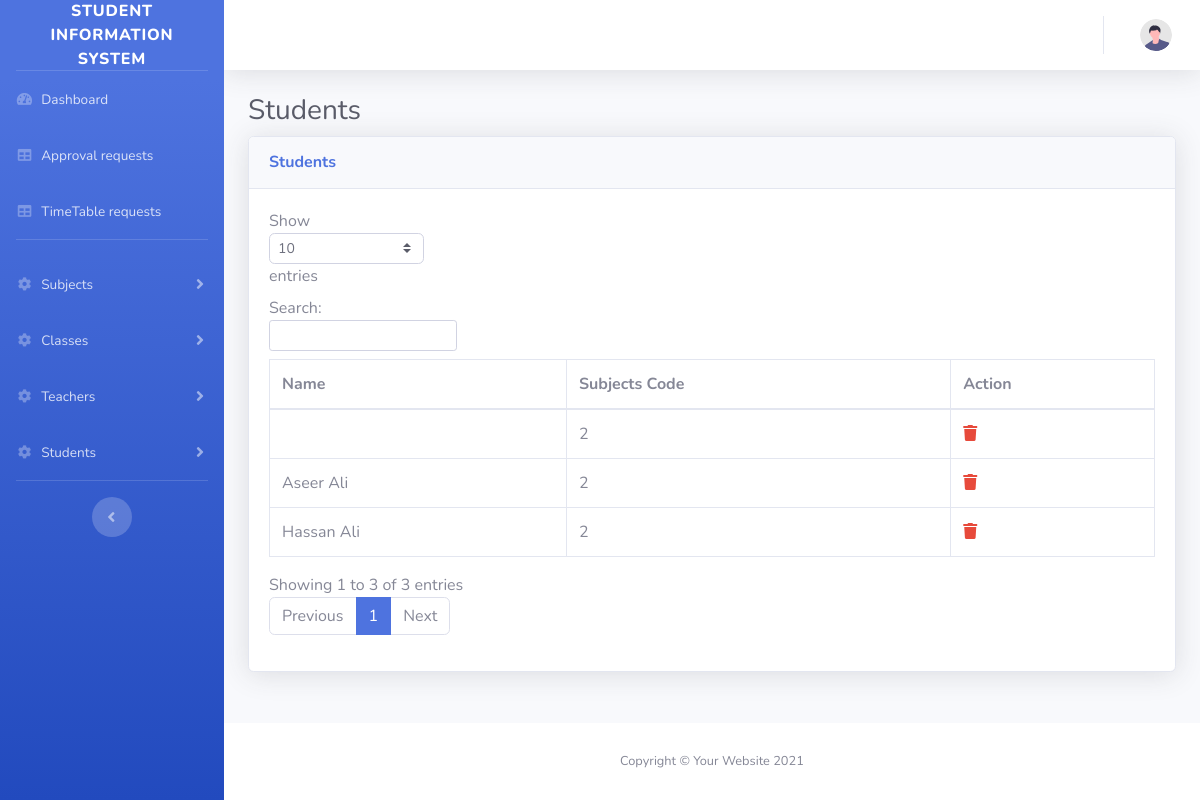
Screenshot of /index.php/admin/students with the database file from the repository.
### tables this page shows
CREATE TABLE `users` (
  `id` int(11) NOT NULL,
  `first_name` text NOT NULL,
  `last_name` text NOT NULL,
  `address` text NOT NULL,
  `status` tinyint(4) NOT NULL COMMENT '0 = not approved, 1 = approved',
  `role` tinyint(4) NOT NULL COMMENT '0 = admin, 1= teacher, 2= student, 3= parent',
  `email` text NOT NULL,
  `password` text NOT NULL,
  `created_at` timestamp NOT NULL DEFAULT current_timestamp(),
  `city` text NOT NULL,
  `phone` text NOT NULL,
  `salary` text NOT NULL,
  `cnic` text NOT NULL,
  `fee` text NOT NULL
);

### application/controllers/Admin.php (called while the page is built, shortened)
<?php
class Admin extends CI_Controller{
    function __construct(){
        $this->load->helper('common_helper');
        $this->load->model('admin_model');
        $this->load->model('teacher_model');
    }
    public function students(){
        $students = $this->admin_model->get_users(['role' => STUDENT]);
        $data['students'] = ($students ? $students : '');
        $this->load->view('students/student-listing', $data);
    }
}

### index.php (called while the page is built, shortened)
<?php
require_once BASEPATH.'core/CodeIgniter.php';

### application/models/Admin_model.php (called while the page is built, shortened)
<?php
class Admin_model extends CI_Model{
    function get_users($where = false){
        if($where){
            $this->db->where($where);
        }
        $res = $this->db->get('users');
        if($res->num_rows() > 0){
            return $res->result();
        }else{
            return false;
        }
    }
}

### application/views/students/student-listing.php (the view, shortened to what this page needs)
<h1 class="h3 mb-2 text-gray-800">Students</h1>
<div class="card shadow mb-4">
    <div class="card-header py-3">
        <h6 class="m-0 font-weight-bold text-primary">Students</h6>
    </div>
    <div class="card-body">
        <div class="table-responsive">
            <table class="table table-bordered" id="dataTable" width="100%" cellspacing="0">
                <thead>
                    <tr>
                        <th>Name</th>
                        <th>Subjects Code</th>
                        <th>Action</th>
                    </tr>
                </thead>
                <tbody>
                    <?php if($students): foreach($students as $k => $v): ?>
                        <tr>
                            <td><?= $v->first_name ?> <?= $v->last_name ?></td>
                            <td><?= $v->role ?></td>
                            <td><a class='text-danger' href="#"><i class="fa fa-trash"></i></a></td>
                        </tr>
                    <?php endforeach; endif; ?>
                </tbody>
            </table>
        </div>
    </div>
</div>

### rows the page displays
users: first_name "Aseer", last_name "Ali", role "2"
users: first_name "Hassan", last_name "Ali", role "2"
users: role "2"
